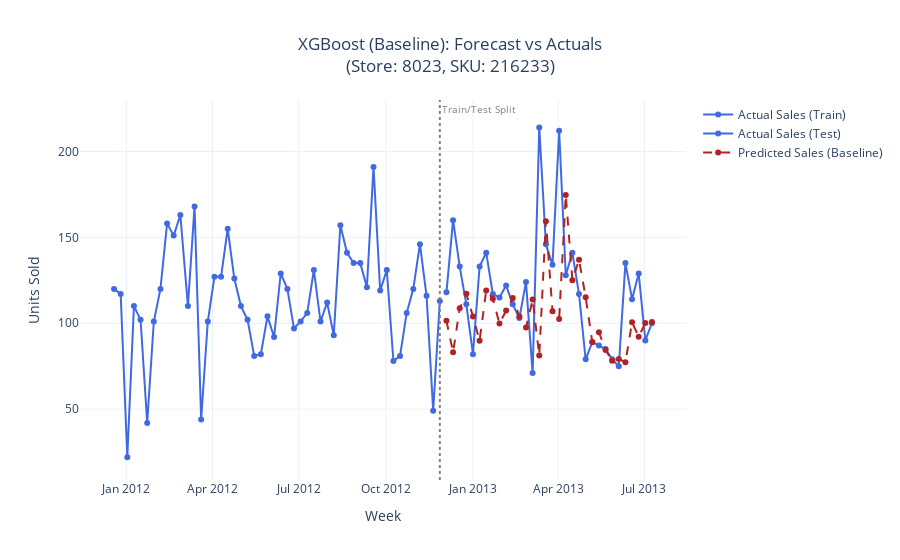

This figure's notebook cell:
### Code cell
# --- Select training history for the chosen store and SKU ---
item_train_df = (
    train_df
    .query("store_id == @STORE_TO_PLOT and sku_id == @SKU_TO_PLOT")
    .sort_values("week")
    .tail(WEEKS_OF_TRAIN_HISTORY)
)

# Convert log sales back to actual unit sales
item_train_actual_sales = np.expm1(item_train_df["log_units_sold"])

# --- Select test data (with predictions) for the same item ---
item_test_df = (
    plot_df
    .query("store_id == @STORE_TO_PLOT and sku_id == @SKU_TO_PLOT")
    .sort_values("week")
)

# --- Validate data availability ---
if item_train_df.empty and item_test_df.empty:
    print(f"No data found for Store {STORE_TO_PLOT}, SKU {SKU_TO_PLOT}.")
else:
    # --- Initialize the time series plot ---
    fig_ts = go.Figure()

    # Training: Actual Sales
    fig_ts.add_trace(go.Scatter(
        x=item_train_df["week"],
        y=item_train_actual_sales,
        mode="lines+markers",
        name="Actual Sales (Train)",
        line=dict(color="royalblue")
    ))

    # Test: Actual Sales
    fig_ts.add_trace(go.Scatter(
        x=item_test_df["week"],
        y=item_test_df["Actual Units Sold"],
        mode="lines+markers",
        name="Actual Sales (Test)",
        line=dict(color="royalblue")
    ))

    # Test: Predicted Sales
    fig_ts.add_trace(go.Scatter(
        x=item_test_df["week"],
        y=item_test_df["Predicted Units Sold"],
        mode="lines+markers",
        name="Predicted Sales (Baseline)",
        line=dict(color="firebrick", dash="dash")
    ))

    # --- Train/Test Split Line ---
    fig_ts.add_vline(
        x=pd.Timestamp(test_cutoff_date),
        line_width=2,
        line_dash="dot",
        line_color="grey"
    )

    # --- Annotation for Train/Test Split ---
    fig_ts.add_annotation(
        x=pd.Timestamp(test_cutoff_date),
        y=max(item_test_df["Actual Units Sold"].max(), item_train_actual_sales.max()) * 1.05,
        text="Train/Test Split",
        showarrow=False,
        font=dict(color="grey", size=10),
        xanchor="left"
    )

    # --- Final layout ---
    fig_ts.update_layout(
        title=(
            f"{best_model_name} (Baseline): Forecast vs Actuals<br>"
            f"(Store: {STORE_TO_PLOT}, SKU: {SKU_TO_PLOT})"
        ),
        xaxis_title="Week",
        yaxis_title="Units Sold",
        template="plotly_white",
        title_x=0.5
    )

    fig_ts.show()
